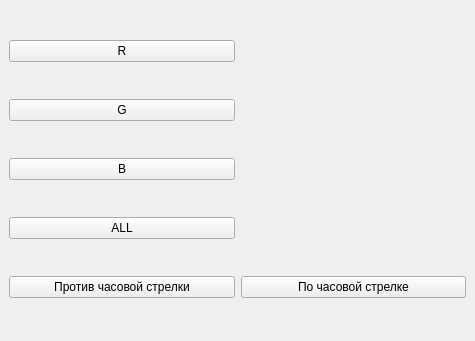
<?xml version="1.0" encoding="UTF-8"?>
<ui version="4.0">
 <class>MainWindow</class>
 <widget class="QMainWindow" name="MainWindow">
  <property name="geometry">
   <rect>
    <x>0</x>
    <y>0</y>
    <width>475</width>
    <height>341</height>
   </rect>
  </property>
  <property name="windowTitle">
   <string>PIL 2.0</string>
  </property>
  <widget class="QWidget" name="centralwidget">
   <layout class="QGridLayout" name="gridLayout">
    <item row="4" column="0">
     <widget class="QPushButton" name="btn_rotateL">
      <property name="text">
       <string>Против часовой стрелки</string>
      </property>
      <attribute name="buttonGroup">
       <string notr="true">rotations</string>
      </attribute>
     </widget>
    </item>
    <item row="1" column="0">
     <widget class="QPushButton" name="btn_g">
      <property name="text">
       <string>G</string>
      </property>
      <attribute name="buttonGroup">
       <string notr="true">channels</string>
      </attribute>
     </widget>
    </item>
    <item row="0" column="0">
     <widget class="QPushButton" name="btn_r">
      <property name="text">
       <string>R</string>
      </property>
      <attribute name="buttonGroup">
       <string notr="true">channels</string>
      </attribute>
     </widget>
    </item>
    <item row="2" column="0">
     <widget class="QPushButton" name="btn_b">
      <property name="text">
       <string>B</string>
      </property>
      <attribute name="buttonGroup">
       <string notr="true">channels</string>
      </attribute>
     </widget>
    </item>
    <item row="3" column="0">
     <widget class="QPushButton" name="btn_all">
      <property name="text">
       <string>ALL</string>
      </property>
      <attribute name="buttonGroup">
       <string notr="true">channels</string>
      </attribute>
     </widget>
    </item>
    <item row="4" column="1">
     <widget class="QPushButton" name="btn_rotateR">
      <property name="text">
       <string>По часовой стрелке</string>
      </property>
      <attribute name="buttonGroup">
       <string notr="true">rotations</string>
      </attribute>
     </widget>
    </item>
    <item row="0" column="1" rowspan="4">
     <widget class="QLabel" name="output">
      <property name="maximumSize">
       <size>
        <width>250</width>
        <height>250</height>
       </size>
      </property>
      <property name="text">
       <string/>
      </property>
      <property name="pixmap">
       <pixmap>example.jpg</pixmap>
      </property>
      <property name="scaledContents">
       <bool>true</bool>
      </property>
     </widget>
    </item>
   </layout>
  </widget>
 </widget>
 <resources/>
 <connections/>
 <buttongroups>
  <buttongroup name="channels"/>
  <buttongroup name="rotations"/>
 </buttongroups>
</ui>
